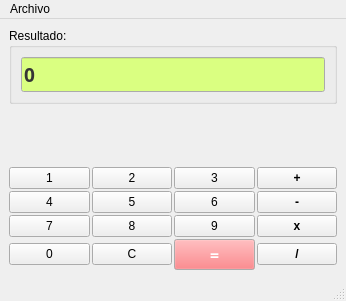
<ui version="4.0" >
 <class>MainWindow</class>
 <widget class="QMainWindow" name="MainWindow" >
  <property name="geometry" >
   <rect>
    <x>0</x>
    <y>0</y>
    <width>346</width>
    <height>301</height>
   </rect>
  </property>
  <property name="windowTitle" >
   <string>Calculadora</string>
  </property>
  <widget class="QWidget" name="centralwidget" >
   <layout class="QVBoxLayout" >
    <property name="margin" >
     <number>9</number>
    </property>
    <property name="spacing" >
     <number>6</number>
    </property>
    <item>
     <widget class="QGroupBox" name="groupBox" >
      <property name="title" >
       <string>Resultado:</string>
      </property>
      <layout class="QVBoxLayout" >
       <property name="margin" >
        <number>9</number>
       </property>
       <property name="spacing" >
        <number>6</number>
       </property>
       <item>
        <widget class="QLineEdit" name="lineResultado" >
         <property name="palette" >
          <palette>
           <active>
            <colorrole role="Light" >
             <brush brushstyle="SolidPattern" >
              <color alpha="255" >
               <red>152</red>
               <green>152</green>
               <blue>255</blue>
              </color>
             </brush>
            </colorrole>
            <colorrole role="Text" >
             <brush brushstyle="SolidPattern" >
              <color alpha="255" >
               <red>53</red>
               <green>53</green>
               <blue>53</blue>
              </color>
             </brush>
            </colorrole>
            <colorrole role="BrightText" >
             <brush brushstyle="SolidPattern" >
              <color alpha="255" >
               <red>255</red>
               <green>178</green>
               <blue>254</blue>
              </color>
             </brush>
            </colorrole>
            <colorrole role="Base" >
             <brush brushstyle="SolidPattern" >
              <color alpha="255" >
               <red>218</red>
               <green>255</green>
               <blue>129</blue>
              </color>
             </brush>
            </colorrole>
           </active>
           <inactive>
            <colorrole role="Light" >
             <brush brushstyle="SolidPattern" >
              <color alpha="255" >
               <red>152</red>
               <green>152</green>
               <blue>255</blue>
              </color>
             </brush>
            </colorrole>
            <colorrole role="Text" >
             <brush brushstyle="SolidPattern" >
              <color alpha="255" >
               <red>53</red>
               <green>53</green>
               <blue>53</blue>
              </color>
             </brush>
            </colorrole>
            <colorrole role="BrightText" >
             <brush brushstyle="SolidPattern" >
              <color alpha="255" >
               <red>255</red>
               <green>178</green>
               <blue>254</blue>
              </color>
             </brush>
            </colorrole>
            <colorrole role="Base" >
             <brush brushstyle="SolidPattern" >
              <color alpha="255" >
               <red>218</red>
               <green>255</green>
               <blue>129</blue>
              </color>
             </brush>
            </colorrole>
           </inactive>
           <disabled>
            <colorrole role="Light" >
             <brush brushstyle="SolidPattern" >
              <color alpha="255" >
               <red>152</red>
               <green>152</green>
               <blue>255</blue>
              </color>
             </brush>
            </colorrole>
            <colorrole role="Text" >
             <brush brushstyle="SolidPattern" >
              <color alpha="255" >
               <red>117</red>
               <green>117</green>
               <blue>117</blue>
              </color>
             </brush>
            </colorrole>
            <colorrole role="BrightText" >
             <brush brushstyle="SolidPattern" >
              <color alpha="255" >
               <red>255</red>
               <green>178</green>
               <blue>254</blue>
              </color>
             </brush>
            </colorrole>
            <colorrole role="Base" >
             <brush brushstyle="SolidPattern" >
              <color alpha="255" >
               <red>255</red>
               <green>255</green>
               <blue>255</blue>
              </color>
             </brush>
            </colorrole>
           </disabled>
          </palette>
         </property>
         <property name="font" >
          <font>
           <family>Sans Serif</family>
           <pointsize>14</pointsize>
           <weight>75</weight>
           <bold>true</bold>
          </font>
         </property>
         <property name="contextMenuPolicy" >
          <enum>Qt::DefaultContextMenu</enum>
         </property>
         <property name="acceptDrops" >
          <bool>false</bool>
         </property>
         <property name="toolTip" >
          <string>Resultado</string>
         </property>
         <property name="layoutDirection" >
          <enum>Qt::RightToLeft</enum>
         </property>
         <property name="text" >
          <string>0</string>
         </property>
         <property name="readOnly" >
          <bool>true</bool>
         </property>
        </widget>
       </item>
      </layout>
     </widget>
    </item>
    <item>
     <spacer>
      <property name="orientation" >
       <enum>Qt::Vertical</enum>
      </property>
      <property name="sizeHint" >
       <size>
        <width>20</width>
        <height>40</height>
       </size>
      </property>
     </spacer>
    </item>
    <item>
     <layout class="QGridLayout" >
      <property name="margin" >
       <number>0</number>
      </property>
      <property name="spacing" >
       <number>2</number>
      </property>
      <item row="2" column="4" >
       <widget class="QPushButton" name="btn_op_mul" >
        <property name="font" >
         <font>
          <weight>75</weight>
          <bold>true</bold>
         </font>
        </property>
        <property name="text" >
         <string>x</string>
        </property>
       </widget>
      </item>
      <item row="0" column="4" >
       <widget class="QPushButton" name="btn_op_add" >
        <property name="font" >
         <font>
          <weight>75</weight>
          <bold>true</bold>
         </font>
        </property>
        <property name="text" >
         <string>+</string>
        </property>
       </widget>
      </item>
      <item row="2" column="3" >
       <widget class="QPushButton" name="btn_digit_9" >
        <property name="text" >
         <string>9</string>
        </property>
       </widget>
      </item>
      <item row="1" column="3" >
       <widget class="QPushButton" name="btn_digit_6" >
        <property name="text" >
         <string>6</string>
        </property>
       </widget>
      </item>
      <item row="1" column="4" >
       <widget class="QPushButton" name="btn_op_sub" >
        <property name="font" >
         <font>
          <pointsize>9</pointsize>
          <weight>75</weight>
          <bold>true</bold>
         </font>
        </property>
        <property name="text" >
         <string>-</string>
        </property>
       </widget>
      </item>
      <item row="0" column="3" >
       <widget class="QPushButton" name="btn_digit_3" >
        <property name="text" >
         <string>3</string>
        </property>
       </widget>
      </item>
      <item rowspan="2" row="3" column="3" >
       <widget class="QPushButton" name="btn_op_res" >
        <property name="palette" >
         <palette>
          <active>
           <colorrole role="WindowText" >
            <brush brushstyle="SolidPattern" >
             <color alpha="255" >
              <red>0</red>
              <green>0</green>
              <blue>0</blue>
             </color>
            </brush>
           </colorrole>
           <colorrole role="Button" >
            <brush brushstyle="SolidPattern" >
             <color alpha="255" >
              <red>248</red>
              <green>100</green>
              <blue>103</blue>
             </color>
            </brush>
           </colorrole>
           <colorrole role="Text" >
            <brush brushstyle="SolidPattern" >
             <color alpha="255" >
              <red>255</red>
              <green>255</green>
              <blue>255</blue>
             </color>
            </brush>
           </colorrole>
           <colorrole role="ButtonText" >
            <brush brushstyle="SolidPattern" >
             <color alpha="255" >
              <red>255</red>
              <green>255</green>
              <blue>255</blue>
             </color>
            </brush>
           </colorrole>
           <colorrole role="AlternateBase" >
            <brush brushstyle="SolidPattern" >
             <color alpha="255" >
              <red>208</red>
              <green>197</green>
              <blue>232</blue>
             </color>
            </brush>
           </colorrole>
          </active>
          <inactive>
           <colorrole role="WindowText" >
            <brush brushstyle="SolidPattern" >
             <color alpha="255" >
              <red>0</red>
              <green>0</green>
              <blue>0</blue>
             </color>
            </brush>
           </colorrole>
           <colorrole role="Button" >
            <brush brushstyle="SolidPattern" >
             <color alpha="255" >
              <red>248</red>
              <green>100</green>
              <blue>103</blue>
             </color>
            </brush>
           </colorrole>
           <colorrole role="Text" >
            <brush brushstyle="SolidPattern" >
             <color alpha="255" >
              <red>255</red>
              <green>255</green>
              <blue>255</blue>
             </color>
            </brush>
           </colorrole>
           <colorrole role="ButtonText" >
            <brush brushstyle="SolidPattern" >
             <color alpha="255" >
              <red>255</red>
              <green>255</green>
              <blue>255</blue>
             </color>
            </brush>
           </colorrole>
           <colorrole role="AlternateBase" >
            <brush brushstyle="SolidPattern" >
             <color alpha="255" >
              <red>208</red>
              <green>197</green>
              <blue>232</blue>
             </color>
            </brush>
           </colorrole>
          </inactive>
          <disabled>
           <colorrole role="WindowText" >
            <brush brushstyle="SolidPattern" >
             <color alpha="255" >
              <red>117</red>
              <green>117</green>
              <blue>117</blue>
             </color>
            </brush>
           </colorrole>
           <colorrole role="Button" >
            <brush brushstyle="SolidPattern" >
             <color alpha="255" >
              <red>248</red>
              <green>100</green>
              <blue>103</blue>
             </color>
            </brush>
           </colorrole>
           <colorrole role="Text" >
            <brush brushstyle="SolidPattern" >
             <color alpha="255" >
              <red>117</red>
              <green>117</green>
              <blue>117</blue>
             </color>
            </brush>
           </colorrole>
           <colorrole role="ButtonText" >
            <brush brushstyle="SolidPattern" >
             <color alpha="255" >
              <red>117</red>
              <green>117</green>
              <blue>117</blue>
             </color>
            </brush>
           </colorrole>
           <colorrole role="AlternateBase" >
            <brush brushstyle="SolidPattern" >
             <color alpha="255" >
              <red>208</red>
              <green>197</green>
              <blue>232</blue>
             </color>
            </brush>
           </colorrole>
          </disabled>
         </palette>
        </property>
        <property name="font" >
         <font>
          <family>Sans Serif</family>
          <pointsize>12</pointsize>
          <weight>75</weight>
          <italic>true</italic>
          <bold>true</bold>
         </font>
        </property>
        <property name="text" >
         <string>=</string>
        </property>
       </widget>
      </item>
      <item rowspan="2" row="3" column="4" >
       <widget class="QPushButton" name="btn_op_div" >
        <property name="font" >
         <font>
          <pointsize>9</pointsize>
          <weight>75</weight>
          <bold>true</bold>
         </font>
        </property>
        <property name="text" >
         <string>/</string>
        </property>
       </widget>
      </item>
      <item row="0" column="2" >
       <widget class="QPushButton" name="btn_digit_2" >
        <property name="text" >
         <string>2</string>
        </property>
       </widget>
      </item>
      <item row="1" column="2" >
       <widget class="QPushButton" name="btn_digit_5" >
        <property name="text" >
         <string>5</string>
        </property>
       </widget>
      </item>
      <item row="2" column="2" >
       <widget class="QPushButton" name="btn_digit_8" >
        <property name="text" >
         <string>8</string>
        </property>
       </widget>
      </item>
      <item rowspan="2" row="3" column="2" >
       <widget class="QPushButton" name="btn_clear" >
        <property name="text" >
         <string>C</string>
        </property>
       </widget>
      </item>
      <item row="0" column="1" >
       <widget class="QPushButton" name="btn_digit_1" >
        <property name="text" >
         <string>1</string>
        </property>
       </widget>
      </item>
      <item row="1" column="1" >
       <widget class="QPushButton" name="btn_digit_4" >
        <property name="text" >
         <string>4</string>
        </property>
       </widget>
      </item>
      <item row="2" column="1" >
       <widget class="QPushButton" name="btn_digit_7" >
        <property name="text" >
         <string>7</string>
        </property>
       </widget>
      </item>
      <item rowspan="2" row="3" column="1" >
       <widget class="QPushButton" name="btn_digit_0" >
        <property name="text" >
         <string>0</string>
        </property>
       </widget>
      </item>
     </layout>
    </item>
   </layout>
  </widget>
  <widget class="QMenuBar" name="menubar" >
   <property name="geometry" >
    <rect>
     <x>0</x>
     <y>0</y>
     <width>346</width>
     <height>29</height>
    </rect>
   </property>
   <widget class="QMenu" name="menuArchivo" >
    <property name="title" >
     <string>Archivo</string>
    </property>
    <addaction name="actionSalir" />
   </widget>
   <addaction name="menuArchivo" />
  </widget>
  <widget class="QStatusBar" name="statusbar" />
  <action name="actionSalir" >
   <property name="text" >
    <string>Salir</string>
   </property>
  </action>
 </widget>
 <resources/>
 <connections/>
</ui>
